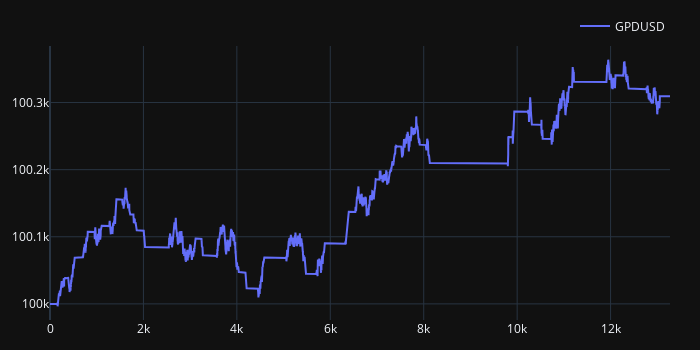
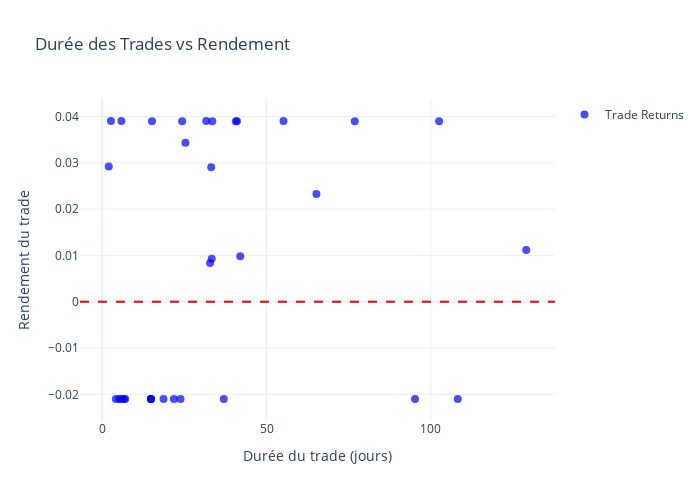
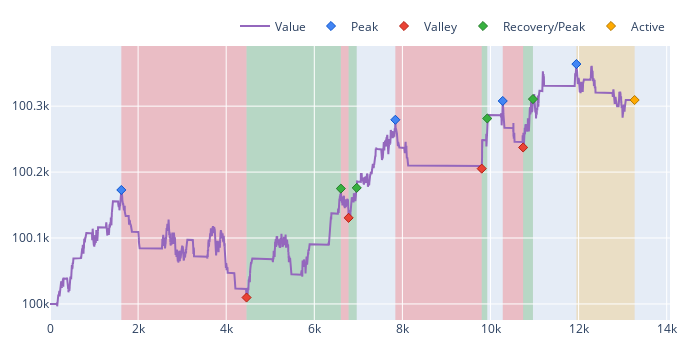
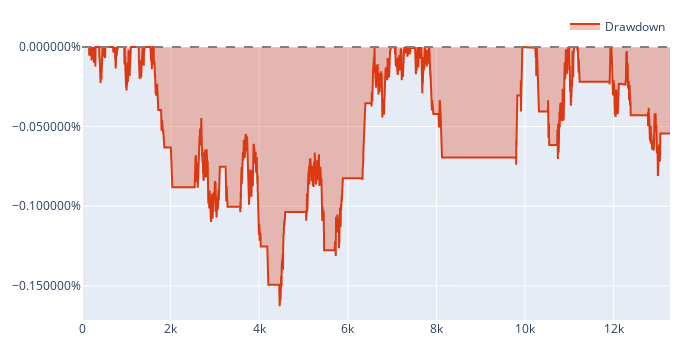

The cell these charts' notebook holds for them, in order:
### Code cell
strat = Strategie(DATA,tickers,"240m","240m",0)
port = strat.backtest(s_score_value_and_market_regime)

### Figure 1 — Plotly figure (JSON) as saved in the notebook; plotly's stock layout.template omitted (floating-point values rounded to 4 significant figures; data arrays with more than 128 entries replaced by an {"elided": "..."} marker saying what was removed)
{"data": [{"name": "GPDUSD", "showlegend": true, "type": "scatter", "uid": "35667ba9-098c-4b69-85c0-3e40a15f0735", "x": {"elided": "13273 int values"}, "y": {"elided": "13273 float values"}}], "layout": {"height": 350, "legend": {"orientation": "h", "traceorder": "normal", "x": 1, "xanchor": "right", "y": 1.02, "yanchor": "bottom"}, "margin": {"b": 30, "l": 30, "r": 30, "t": 30}, "width": 700}}

### Figure 2 — Plotly figure (JSON) as saved in the notebook; plotly's stock layout.template omitted (floating-point values rounded to 4 significant figures)
{"data": [{"marker": {"color": "blue", "opacity": 0.7, "size": 8}, "mode": "markers", "name": "Trade Returns", "type": "scatter", "x": [40.67, 33.17, 24.33, 32.83, 33.5, 37, 14.83, 4.167, 129, 7, 108.2, 5.167, 31.67, 95.17, 41, 15.17, 102.5, 76.83, 65.17, 18.67, 14.83, 2.667, 5.833, 14.83, 6.667, 25.33, 55.17, 2, 5.833, 42, 23.83, 21.83, 33.33], "y": [0.03898, 0.02902, 0.03898, 0.008344, 0.03898, -0.02101, -0.02101, -0.02101, 0.01117, -0.02101, -0.02099, -0.02099, 0.03902, -0.02101, 0.03898, 0.03898, 0.03898, 0.03898, 0.02327, -0.02101, -0.02099, 0.03902, 0.03902, -0.02101, -0.02101, 0.03433, 0.03902, 0.0292, -0.02101, 0.009828, -0.02101, -0.02101, 0.009297]}], "layout": {"height": 500, "shapes": [{"line": {"color": "red", "dash": "dash"}, "name": "Neutral Return Line", "type": "line", "x0": 0, "x1": 1, "xref": "x domain", "y0": 0, "y1": 0, "yref": "y"}], "showlegend": true, "title": {"text": "Durée des Trades vs Rendement"}, "width": 700, "xaxis": {"title": {"text": "Durée du trade (jours)"}}, "yaxis": {"title": {"text": "Rendement du trade"}}}}

### Figure 3 — Plotly figure (JSON) as saved in the notebook; plotly's stock layout.template omitted (floating-point values rounded to 4 significant figures; data arrays with more than 128 entries replaced by an {"elided": "..."} marker saying what was removed)
{"data": [{"line": {"color": "#9467bd"}, "name": "Value", "showlegend": true, "type": "scatter", "uid": "a5ace5c9-0640-4bef-99f7-a7bc1c154d97", "x": {"elided": "13273 int values"}, "y": {"elided": "13273 float values"}}, {"customdata": [[60], [100], [107], [119]], "hovertemplate": "Drawdown Id: %{customdata[0]}<br>Peak Timestamp: %{x}<br>Peak Value: %{y}", "marker": {"color": "#4285F4", "line": {"color": "rgb(11,84,205)", "width": 1}, "size": 7, "symbol": "diamond"}, "mode": "markers", "name": "Peak", "type": "scatter", "uid": "35b480dc-b824-4f05-a031-a10e765d665b", "x": [1619, 7840, 10278, 11950], "y": [100200.0, 100300.0, 100300.0, 100400.0]}, {"customdata": [["60", "-0.001628293000512701", "473 days 20:00:00"], ["61", "-0.00044255971185651647", "29 days 08:00:00"], ["100", "-0.0007391163468373825", "326 days 20:00:00"], ["107", "-0.0007029579967029131", "77 days 04:00:00"]], "hovertemplate": "Drawdown Id: %{customdata[0]}<br>Valley Timestamp: %{x}<br>Valley Value: %{y}<br>Drawdown: %{customdata[1]:.2%}<br>Duration: %{customdata[2]}", "marker": {"color": "#EA4335", "line": {"color": "rgb(181,31,18)", "width": 1}, "size": 7, "symbol": "diamond"}, "mode": "markers", "name": "Valley", "type": "scatter", "uid": "0f58dd49-3246-474f-9582-14e8ff357e9d", "x": [4462, 6779, 9801, 10741], "y": [100000.0, 100100.0, 100200.0, 100200.0]}, {"customdata": [["60", "0.001651949368982982", "356 days 20:00:00"], ["61", "0.000453952513177526", "30 days 16:00:00"], ["100", "0.0007595457257563694", "21 days 00:00:00"], ["107", "0.0007320040039767797", "37 days 04:00:00"]], "hovertemplate": "Drawdown Id: %{customdata[0]}<br>End Timestamp: %{x}<br>End Value: %{y}<br>Return: %{customdata[1]:.2%}<br>Duration: %{customdata[2]}", "marker": {"color": "#37B13F", "line": {"color": "rgb(38,123,44)", "width": 1}, "size": 7, "symbol": "diamond"}, "mode": "markers", "name": "Recovery/Peak", "type": "scatter", "uid": "887ccb3a-e365-4048-ae7e-5e08c837de0d", "x": [6603, 6963, 9927, 10964], "y": [100200.0, 100200.0, 100300.0, 100300.0]}, {"customdata": [["119", "-0.000810739534847587", "220 days 08:00:00"]], "hovertemplate": "Drawdown Id: %{customdata[0]}<br>End Timestamp: %{x}<br>End Value: %{y}<br>Return: %{customdata[1]:.2%}<br>Duration: %{customdata[2]}", "marker": {"color": "#FFAA00", "line": {"color": "rgb(178,118,0)", "width": 1}, "size": 7, "symbol": "diamond"}, "mode": "markers", "name": "Active", "type": "scatter", "uid": "fd051e70-2c7d-426b-8c26-b26067f43074", "x": [13272], "y": [100300.0]}], "layout": {"height": 350, "legend": {"orientation": "h", "traceorder": "normal", "x": 1, "xanchor": "right", "y": 1.02, "yanchor": "bottom"}, "margin": {"b": 30, "l": 30, "r": 30, "t": 30}, "shapes": [{"fillcolor": "red", "layer": "below", "line": {"width": 0}, "opacity": 0.2, "type": "rect", "x0": 1619, "x1": 4462, "xref": "x", "y0": 0, "y1": 1, "yref": "paper"}, {"fillcolor": "red", "layer": "below", "line": {"width": 0}, "opacity": 0.2, "type": "rect", "x0": 6603, "x1": 6779, "xref": "x", "y0": 0, "y1": 1, "yref": "paper"}, {"fillcolor": "red", "layer": "below", "line": {"width": 0}, "opacity": 0.2, "type": "rect", "x0": 7840, "x1": 9801, "xref": "x", "y0": 0, "y1": 1, "yref": "paper"}, {"fillcolor": "red", "layer": "below", "line": {"width": 0}, "opacity": 0.2, "type": "rect", "x0": 10278, "x1": 10741, "xref": "x", "y0": 0, "y1": 1, "yref": "paper"}, {"fillcolor": "green", "layer": "below", "line": {"width": 0}, "opacity": 0.2, "type": "rect", "x0": 4462, "x1": 6603, "xref": "x", "y0": 0, "y1": 1, "yref": "paper"}, {"fillcolor": "green", "layer": "below", "line": {"width": 0}, "opacity": 0.2, "type": "rect", "x0": 6779, "x1": 6963, "xref": "x", "y0": 0, "y1": 1, "yref": "paper"}, {"fillcolor": "green", "layer": "below", "line": {"width": 0}, "opacity": 0.2, "type": "rect", "x0": 9801, "x1": 9927, "xref": "x", "y0": 0, "y1": 1, "yref": "paper"}, {"fillcolor": "green", "layer": "below", "line": {"width": 0}, "opacity": 0.2, "type": "rect", "x0": 10741, "x1": 10964, "xref": "x", "y0": 0, "y1": 1, "yref": "paper"}, {"fillcolor": "orange", "layer": "below", "line": {"width": 0}, "opacity": 0.2, "type": "rect", "x0": 11950, "x1": 13272, "xref": "x", "y0": 0, "y1": 1, "yref": "paper"}], "width": 700}}

### Figure 4 — Plotly figure (JSON) as saved in the notebook; plotly's stock layout.template omitted (floating-point values rounded to 4 significant figures; data arrays with more than 128 entries replaced by an {"elided": "..."} marker saying what was removed)
{"data": [{"fill": "tozeroy", "fillcolor": "rgba(220,57,18,0.3000)", "line": {"color": "#dc3912"}, "name": "Drawdown", "showlegend": true, "type": "scatter", "uid": "817b656e-a14c-4f10-9019-8f606ce035f3", "x": {"elided": "13273 int values"}, "y": {"elided": "13273 float values"}}], "layout": {"height": 350, "legend": {"orientation": "h", "traceorder": "normal", "x": 1, "xanchor": "right", "y": 1.02, "yanchor": "bottom"}, "margin": {"b": 30, "l": 30, "r": 30, "t": 30}, "shapes": [{"line": {"color": "gray", "dash": "dash"}, "type": "line", "x0": 0, "x1": 1, "xref": "paper", "y0": 0, "y1": 0, "yref": "y"}], "width": 700, "yaxis": {"tickformat": "%"}}}
